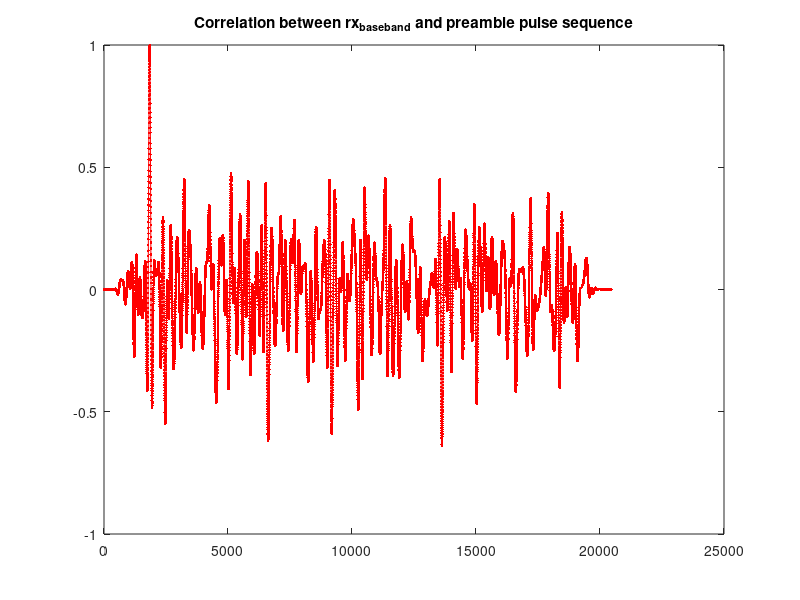
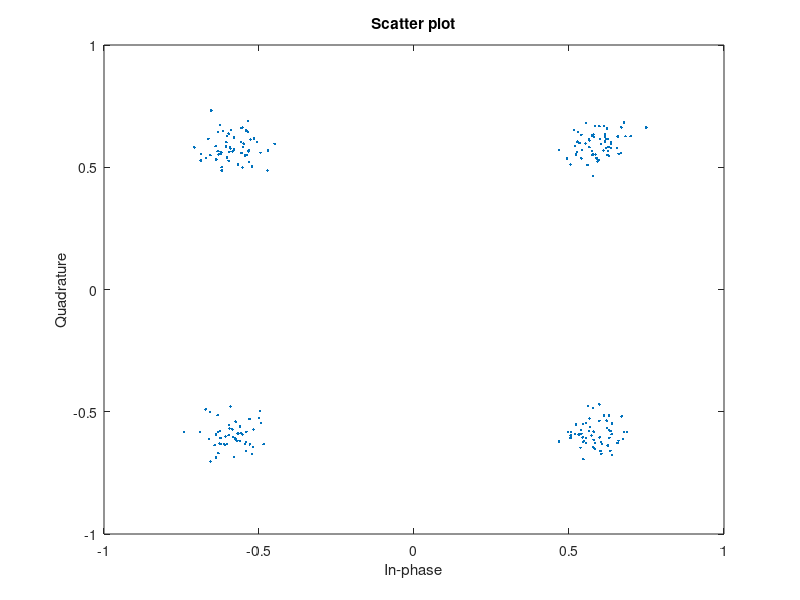

MATLAB code for these plots, in order: (Note: this script raises an error after producing the figures.)
%comment
clear;
close all;
N = 432;
%rng(0,'twister');
%preamble = [1 1 1 1 1 0 0 1 1 0 1 0 1];
%preamble = [1 1 1 0 0 0 1 0 0 1 0];
%preamble = [1 1 0 1 1 0 1 1 0 1 1 0 1 1 1 0 0 1]; %Some random preamble I was trying out
preamble = [1 1 1 0 0 0 1 0 0 1 0 1 1 1 0 0 0 1 0 0 1 0];
%preamble = [1 1 1 1 1 0 0 1 1 0 1 0 1 1 1 1 1 1 0 0 1 1 0 1 0 1]; %2 13 barkers
%preamble = [1 1 1 0 1 1 1 1 0 1 1 1 1 0 1 1 1 1 0 1];
data = randsrc(1,N,[0 1]);
pack = [preamble,data];
%crap = awgn(randsrc(1,1234,[-1 1]),-5,'measured'); %this is the useless signal we can put before the pack at the receiver end
fc = 1000;

fs = 22050;                                     %sampling frequency
B = 200;                                        %1 sided bandwidth [hz]
Tsamp = 1/fs;                                   %sample time
alpha = 0.4;                                    %rolloff factor for rrc pulse
G = (1+alpha)/(2*B);                            %Arbitrary paramater
k = 1;                                          %integer multiple
Ts = k*G;                                       %symbol time (for a root raised cosine)
fsymb = 1/Ts;                                   %symbol rate [symb/s]
const = [(1+1i), (1-1i), (-1-1i), (-1+1i)]/sqrt(2);     %qpsk - 2 bits per symbol
M = length(const);                              %number of symbols (2^2)
bpsymb = log2(M);                               %bits per symbol
Rb = round(fsymb*bpsymb);                       %bit rate [bit/s]
fsfd = round(fs/fsymb)+1;                           %samples per symbol
span = 6;

%This will be the noisy stuff before the preamble so we can see if our
%system detects the preamble
crapIdx = randi(4,55,1)';
crap = awgn(const(crapIdx),-5,'measured');

%Implement root raised cosine pulse
t_positive = eps:(1/fs):span*Ts;  % Replace 0 with eps (smallest +ve number MATLAB can produce) to prevent NANs
t = [-fliplr(t_positive(2:end)) t_positive];
tpi = pi/Ts; amtpi = tpi*(1-alpha); aptpi = tpi*(1 + alpha);
ac = 4*alpha/Ts; at = 16*alpha^2/Ts^2;
pulse = (sin(amtpi*t) + (ac*t).*cos(aptpi*t))./(tpi*t.*(1-at*t.^2));
pulse = pulse/norm(pulse);

%[pulse, t] = rtrcpuls(alpha,Ts,fs,span);

%pack(401:end)
m = buffer(pack, bpsymb)';             %Group 2 bits per symbol (each row will be a symbol)
m_idx = bi2de(m, 'left-msb')'+1;    % Bits to symbol index, msb: the Most Significant Bit
x = const(m_idx);                   % Look up symbols using the indices
x_upsample = upsample(x,fsfd);      % Space the symbols fsfd apart, to enable pulse shaping using conv.
s = conv(pulse,x_upsample);         %Baseband signal to transmit

%{
%Plots to loot at baseband transmitted signal
figure; 
subplot(2,1,1); 
plot(Tsamp*(0:(length(s)-1)), real(s), 'b');
samples = s(span*fsfd:fsfd:end-span*fsfd);
t = span*fsfd:fsfd:(span*fsfd + fsfd*(length(samples)-1));
hold on;
stem(t*Tsamp, real(samples),'r');
legend('s', 'sampled s');
title('real s')
xlabel('seconds')

subplot(2,1,2)
stem(real(x))
title('Real X')
%}

%Modulated tx signal
tx_signal = s.*exp(-1i*2*pi*fc*(0:length(s)-1)*Tsamp); % Carrier Modulation/Upconversion 
tx_signal = real(tx_signal);                        % send real part, information is in amplitude and phase
tx_signal = tx_signal/max(abs(tx_signal));          % Limit the max amplitude to 1 to prevent clipping of waveforms


%From here on it is like receiver stuff
SNR =5;   %signal to noise ratio
rx_signal = awgn(tx_signal,SNR,'measured');          
%rx_signal = tx_signal;
rxBaseband = rx_signal.*exp(-1i*2*pi*fc*(0:length(s)-1)*Tsamp); %down modulate
rxBaseband = [crap,rxBaseband]; %add the nonsense signal before the rx_baseband


%Add phase error to the received signal
phaseError = 0; %in degrees
theta = phaseError*(pi/180);
rxBaseband = rxBaseband*exp(-1i*theta);


%Make baseband preamble sequence
mPreamble = buffer(preamble, bpsymb)';             %Group 2 bits per symbol (each row will be a symbol)
mPreIdx = bi2de(mPreamble, 'left-msb')'+1;    % Bits to symbol index, msb: the Most Significant Bit
xPreamble = const(mPreIdx);                   % Look up symbols using the indices
xPreUpsample = upsample(xPreamble,fsfd);      % Space the symbols fsfd apart, to enable pulse shaping using conv.
sPreamble = conv(pulse,xPreUpsample);         %The baseband pulse shaped preamble sequency (ask about this in the Q&A)

corr = conv((rxBaseband), fliplr(sPreamble));   % correlate the sequence and rx_baseband
corr = corr/max(abs(corr));
[tmp, Tmax] = max(real(corr));         %find location of max correlation (this should be where the preamble starts)
%fprintf('delay = %d \n',Tmax-length(sPreamble));
delay = Tmax - length(sPreamble) %this point will be where the preamble starts, so for rx_baseband we will take from this point onwards?
if delay < 0
    delay = 0;
end

rxBaseband = rxBaseband(delay+2:end); %cut out the useless signal from rx_baseband (also ask if this is correct way)

%phasePreamble = angle(sPreamble);
%phaseRxPreamble = angle(rxBaseband(1:length(sPreamble)));



MF = fliplr(conj(pulse));        %create matched filter impulse response
MF_output = filter(MF,1,rxBaseband);      % run received signal through matched filter
%figure; plot(real(MF_output))
MF_output = MF_output(length(MF):end); %remove transient
MF_output_conv = conv(pulse, rxBaseband);  % Another approach to MF using conv, what's the difference?
%figure; plot(real(MF_output))
MF_output_conv = conj(MF_output_conv(length(MF):end-length(MF)+1));
rxVec = MF_output_conv(1:fsfd:end);  %get sample points


%Symbol phase correction

%Find all rxVec points in 1+1i quadrant (upper right)
I1 = find(real(rxVec) > 0 & imag(rxVec) > 0);
%I2 = find(real(rxVec) < 0 & imag(rxVec) > 0);
%I3 = find(real(rxVec) < 0 & imag(rxVec) < 0);
%I4 = find(real(rxVec) > 0 & imag(rxVec) < 0);

phase1 = mean(angle(rxVec(I1)))*180/pi;
%phase2 = mean(angle(rxVec(I2)))*180/pi
%phase3 = mean(angle(rxVec(I3)))*180/pi
%phase4 = mean(angle(rxVec(I4)))*180/pi
deltaPhase1 = phase1-45;
rxVec = rxVec*exp(-1i*deltaPhase1*pi/180);

%{
figure
sgtitle('Real')
subplot(3,1,1)
plot(real(s))
title('Baseband transmitted signal')
subplot(3,1,2)
plot(real(awgn(s,SNR,'measured')))
title('Noisy baseband transmitted signal')
subplot(3,1,3)
plot(real(MF_output_conv));
title('Received output after matched filtering')
figure
sgtitle('Imaginary')
subplot(3,1,1)
plot(imag(s))
title('Baseband transmitted signal')
subplot(3,1,2)
plot(imag(awgn(s,SNR,'measured')))
title('Noisy baseband transmitted signal')
subplot(3,1,3)
plot(imag(MF_output_conv));
title('Received output after matched filtering')
%}

%Symbols to bits
eucDist = abs(repmat(rxVec.',1,4) - repmat(const, length(rxVec), 1)).^2;
[tmp mHat] = min(eucDist, [], 2);
rxSymbols = const(mHat);

SER = symerr(m_idx, mHat') %count symbol errors (sometimes errors when the fram synchronization is 1 or 2 positions off, how can we never have errors?)
%SER = symerr(mDataIdx, mHat') %count symbol errors
%mDataIdx
rxBitsBuffer = de2bi(mHat'-1, 2, 'left-msb')'; %make symbols into bits
rxBits = rxBitsBuffer(:)'; %write as a vector
BER = biterr(pack, rxBits) %count of bit errors

%player = audioplayer(tx_signal, fs);       %create an audioplayer object to play the noise at a given sampling frequency
%playblocking(player); % Play the noise 


%Plots

figure; plot(real(corr), '.-r'); title('Correlation between rx_{baseband} and preamble pulse sequence')       % plot correlation

scatterplot(rxVec/max(abs(rxVec))); %scatterplot of received symbols
%{
figure
subplot(3,1,1)
plot(Tsamp*(0:(length(sPreamble)-1)), real(sPreamble), 'b');
samples = sPreamble(span*fsfd:fsfd:end-span*fsfd);
t = span*fsfd:fsfd:(span*fsfd + fsfd*(length(samples)-1));
hold on;
stem(t*Tsamp, real(samples),'r');
subplot(3,1,2)
plot(real(sPreamble(span*fsfd:end-span*fsfd)));
title('Using span*fsfd')
subplot(3,1,3)
plot(real(sPreamble(round(length(pulse)/2):end-round(length(pulse)/2))));
title('Using pulse/2')

figure
plot(real(rxVec))
%}

%%

fs = 44100 ; 
nBits = 24 ;  
ID = -1; % default audio input device 
%recObj = audiorecorder(Fs,nBits,1);
%disp('Start speaking.')
%recordblocking(recObj,5);
%disp('End of Recording.');
%play(recObj);

 %covert to floating-point vector and play back
yi = getaudiodata(recObj,'int16');
plot(yi)
outData = bitshift(yi, -1);
%sound(y,fs);if true
%end
